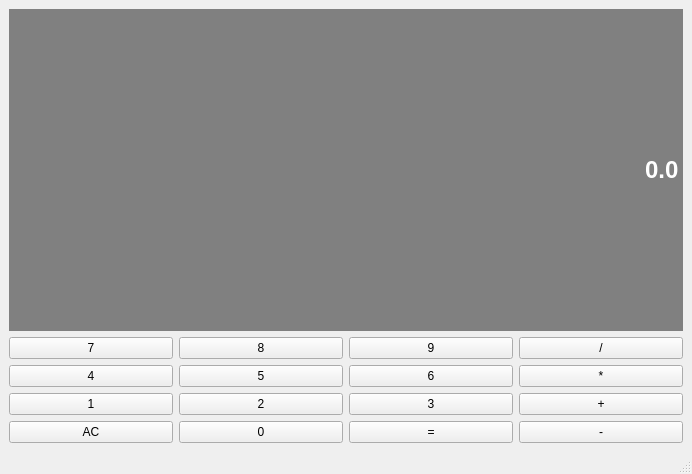
<?xml version="1.0" encoding="UTF-8"?>
<ui version="4.0">
 <class>Calculator</class>
 <widget class="QMainWindow" name="Calculator">
  <property name="geometry">
   <rect>
    <x>0</x>
    <y>0</y>
    <width>692</width>
    <height>474</height>
   </rect>
  </property>
  <property name="sizePolicy">
   <sizepolicy hsizetype="Preferred" vsizetype="Expanding">
    <horstretch>0</horstretch>
    <verstretch>0</verstretch>
   </sizepolicy>
  </property>
  <property name="windowTitle">
   <string>Calculator</string>
  </property>
  <widget class="QWidget" name="centralwidget">
   <layout class="QGridLayout" name="gridLayout">
    <item row="1" column="1">
     <widget class="QPushButton" name="Button8">
      <property name="text">
       <string>8</string>
      </property>
     </widget>
    </item>
    <item row="1" column="0">
     <widget class="QPushButton" name="Button7">
      <property name="text">
       <string>7</string>
      </property>
     </widget>
    </item>
    <item row="4" column="0">
     <widget class="QPushButton" name="Clear">
      <property name="text">
       <string>AC</string>
      </property>
     </widget>
    </item>
    <item row="3" column="2">
     <widget class="QPushButton" name="Button3">
      <property name="text">
       <string>3</string>
      </property>
     </widget>
    </item>
    <item row="3" column="3">
     <widget class="QPushButton" name="Add">
      <property name="text">
       <string>+</string>
      </property>
     </widget>
    </item>
    <item row="4" column="3">
     <widget class="QPushButton" name="Sub">
      <property name="text">
       <string>-</string>
      </property>
     </widget>
    </item>
    <item row="2" column="3">
     <widget class="QPushButton" name="Mult">
      <property name="text">
       <string>*</string>
      </property>
     </widget>
    </item>
    <item row="3" column="0">
     <widget class="QPushButton" name="Button1">
      <property name="text">
       <string>1</string>
      </property>
     </widget>
    </item>
    <item row="4" column="2">
     <widget class="QPushButton" name="Equal">
      <property name="text">
       <string>=</string>
      </property>
     </widget>
    </item>
    <item row="1" column="3">
     <widget class="QPushButton" name="Div">
      <property name="text">
       <string>/</string>
      </property>
     </widget>
    </item>
    <item row="2" column="2">
     <widget class="QPushButton" name="Button6">
      <property name="text">
       <string>6</string>
      </property>
     </widget>
    </item>
    <item row="0" column="0" colspan="4">
     <widget class="QLineEdit" name="Display">
      <property name="sizePolicy">
       <sizepolicy hsizetype="Preferred" vsizetype="Expanding">
        <horstretch>0</horstretch>
        <verstretch>0</verstretch>
       </sizepolicy>
      </property>
      <property name="font">
       <font>
        <family>Arial</family>
        <pointsize>18</pointsize>
        <italic>false</italic>
        <bold>true</bold>
       </font>
      </property>
      <property name="styleSheet">
       <string notr="true">QLineEdit{
	background-color: gray;
	border: 1px solid gray;
	color: #ffffff;
}</string>
      </property>
      <property name="text">
       <string>0.0</string>
      </property>
      <property name="alignment">
       <set>Qt::AlignmentFlag::AlignRight|Qt::AlignmentFlag::AlignTrailing|Qt::AlignmentFlag::AlignVCenter</set>
      </property>
     </widget>
    </item>
    <item row="2" column="1">
     <widget class="QPushButton" name="Button5">
      <property name="text">
       <string>5</string>
      </property>
     </widget>
    </item>
    <item row="2" column="0">
     <widget class="QPushButton" name="Button4">
      <property name="text">
       <string>4</string>
      </property>
     </widget>
    </item>
    <item row="4" column="1">
     <widget class="QPushButton" name="Button0">
      <property name="text">
       <string>0</string>
      </property>
     </widget>
    </item>
    <item row="1" column="2">
     <widget class="QPushButton" name="Button9">
      <property name="text">
       <string>9</string>
      </property>
     </widget>
    </item>
    <item row="3" column="1">
     <widget class="QPushButton" name="Button2">
      <property name="text">
       <string>2</string>
      </property>
     </widget>
    </item>
   </layout>
  </widget>
  <widget class="QMenuBar" name="menubar">
   <property name="geometry">
    <rect>
     <x>0</x>
     <y>0</y>
     <width>692</width>
     <height>25</height>
    </rect>
   </property>
  </widget>
  <widget class="QStatusBar" name="statusbar"/>
 </widget>
 <resources/>
 <connections/>
</ui>
